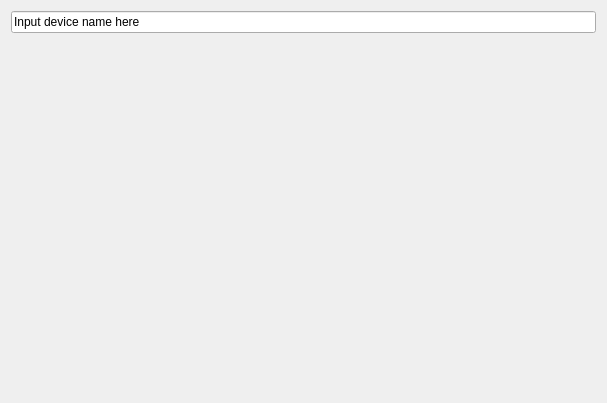
<?xml version="1.0" encoding="UTF-8"?>
<ui version="4.0">
 <class>devSettingsForm</class>
 <widget class="QWidget" name="devSettingsForm">
  <property name="geometry">
   <rect>
    <x>0</x>
    <y>0</y>
    <width>607</width>
    <height>403</height>
   </rect>
  </property>
  <property name="windowTitle">
   <string>Form</string>
  </property>
  <layout class="QGridLayout" name="gridLayoutDVSF_2">
   <item row="0" column="0">
    <widget class="QLineEdit" name="devNameInputForm">
     <property name="autoFillBackground">
      <bool>false</bool>
     </property>
     <property name="text">
      <string>Input device name here</string>
     </property>
    </widget>
   </item>
   <item row="1" column="0">
    <widget class="QFrame" name="byteButtonsBox">
     <widget class="QWidget" name="gridLayoutWidget">
      <property name="geometry">
       <rect>
        <x>0</x>
        <y>0</y>
        <width>581</width>
        <height>341</height>
       </rect>
      </property>
      <layout class="QGridLayout" name="gridLayoutButtonBox"/>
     </widget>
    </widget>
   </item>
  </layout>
 </widget>
 <resources/>
 <connections/>
</ui>
